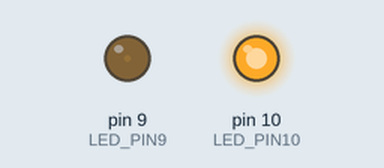
The sketch below on a simulated Arduino Uno, built with avr-gcc and run on an emulated ATmega328P. On the bench: output pins drawn as LEDs (lit = HIGH).

Above: at 0.05 s.
At 1.15 s:
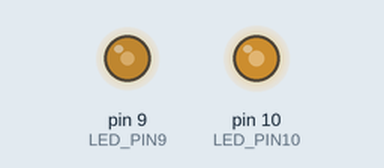
At 2.3 s:
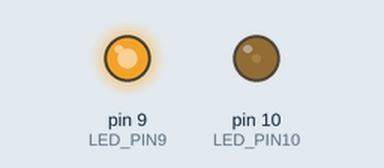
At 4.6 s:
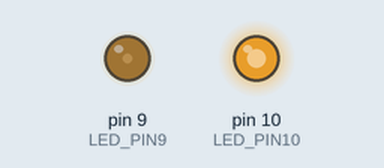
Timing chart, 0 to 6.7 s (numbered marks = the images above):
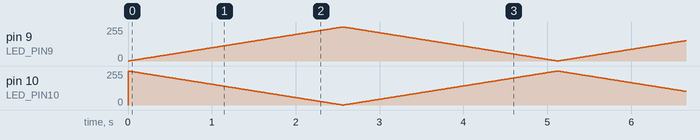

The sketch:

sketch_nov23a.ino
```cpp
/*
  LEDがだんだん明るくなる、暗くなる
*/
#define LED_PIN9 9
#define LED_PIN10 10

void setup(){
  pinMode(LED_PIN9, OUTPUT);
  pinMode(LED_PIN10, OUTPUT);
}

void loop(){
  int i;

  // test
  //だんだん光る
  for(i = 0; i < 256; i++){
    analogWrite(LED_PIN9, i);
    analogWrite(LED_PIN10, 255-i);
    delay(10);
  }
  //だんだん消える
  for(i = 255; i > 0; i--){
    analogWrite(LED_PIN9, i);
    analogWrite(LED_PIN10, 255-i);
    delay(10);
  }
}
```
